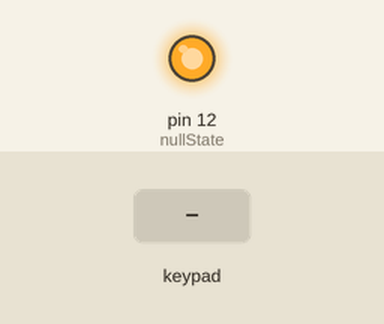
Simulated run of this sketch. Board: Arduino Uno, built with avr-gcc and run on an emulated ATmega328P. On the bench: output pins drawn as LEDs (lit = HIGH). Wiring (inferred from the names in the program): 3×3 keypad with keys 1 2 3 4 5 6 7 8 9 (labels assumed): rows pin 8, pin 7, pin 6; columns pin 9, pin 10, pin 11. Dashed ring = blinking. Inputs (shaded band) come from the test bench. Pins used as bus, display or sensor lines are not drawn.

Above: at 1.2 s.
1.3 s: keypad keys 8 7 6 pressed 0.4 s apart
At 1.38 s:
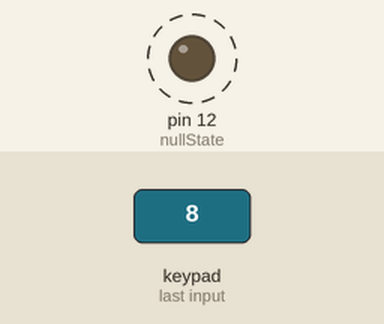
Timing chart, 0 to 4.3 s (numbered marks = the images above; inputs shaded):
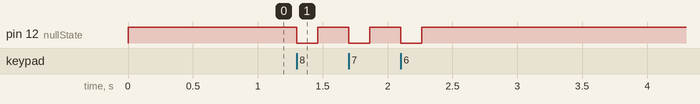

Measured:
- after the input at 1.3 s, pin 12 (nullState): alternates HIGH for 0.24 s and LOW for 0.16 s, 6 changes in all, then stays HIGH, starting at once

The sketch:

main.ino
```cpp
int btnPowerPins[] = {8,7,6};     // pins to power rows of buttons
int btnInputPins[] = {11,10,9};   // pins to revieve input from columns of buttons
int pwrMux[] = {2,3};           // pins to power rows of LEDs
int gndMux[] = {4,5};           // pins to ground columns of LEDs
int nullState = 12;             // pin to write when no leds should be powered

int inputRows = 3;
int inputCols = 3;
int inputGrid[3][3]; // make sure bound are the same as preceeding variables

int ledRows = 4;
int ledCols = 4;

bool hasInput = false;

void setup() {
  for (int i =0; i < (sizeof(btnInputPins)/sizeof(int)); i++){
    pinMode(btnInputPins[i], INPUT_PULLUP);
  }
  for (int i =0; i < (sizeof(btnPowerPins)/sizeof(int)); i++){
    pinMode(btnPowerPins[i], OUTPUT);
  }
  for (int i =0; i < (sizeof(pwrMux)/sizeof(int)); i++){
    pinMode(pwrMux[i], OUTPUT);
  }
  for (int i =0; i < (sizeof(gndMux)/sizeof(int)); i++){
    pinMode(gndMux[i], OUTPUT);
  }
  pinMode(nullState, OUTPUT);
}

void loop() {
  // check inputs
  hasInput = false;
  for (int row = 0; row < inputRows; row++){
    // reset power pins
    digitalWrite(btnPowerPins[0], HIGH);
    digitalWrite(btnPowerPins[1], HIGH);
    digitalWrite(btnPowerPins[2], HIGH);

    // send power to row
    digitalWrite(btnPowerPins[row], LOW);

    // write to input grid
    for (int j = (sizeof(btnInputPins)/sizeof(int))-1; j >= 0; j--){
      //row = row +
      inputGrid[j][row] = digitalRead(btnInputPins[j]);
      if(inputGrid[j][row] == LOW){
        hasInput = true;
      }
    }
  }

  // send outputs
  if(hasInput == true){
    // clear nullState
    digitalWrite(nullState, LOW);

    for(int row = 0; row < ledRows; row++){
      for(int col = 0; col < ledCols; col++){
        // turn off all leds
        //clearLeds();
        if(row-1 != -1 && col-1 != -1){ // check if the button on the top left of the led exists
          if(inputGrid[row-1][col-1] == LOW){ // check if that button is pressed
            ledOn(row, col);
          }
        }
        if(row-1 != -1 && !(col >= inputCols)) { // check if the button on the top right of the led exists
           if(inputGrid[row-1][col] == LOW){ // check if that button is pressed
            ledOn(row, col);
          }
        }
        if(!(row >= inputRows) && col-1 != -1) { // check if the button on the bottom left of the led exists
           if(inputGrid[row][col-1] == LOW){ // check if that button is pressed
            ledOn(row, col);
          }
        }
        if(!(row >= inputRows) && !(col >= inputCols)) { // check if the button on the bottom right of the led exists
           if(inputGrid[row][col] == LOW){ // check if that button is pressed
            ledOn(row, col);
          }
        }
        delay(1);
      }
    }
  } else {
    digitalWrite(nullState, HIGH);
  }
}

void clearLeds(){
  // write 8 to mux
  digitalWrite(pwrMux[0], HIGH);
  digitalWrite(pwrMux[1], HIGH);
  digitalWrite(nullState, HIGH);
}

// turn on led
void ledOn(int row, int col){
    pwrRow(row);
    gndCol(col);
}

// write binary form of row to pwrMux pins
void pwrRow(int row){
  // convert int to bin on pins
  if(row == 0){
    digitalWrite(pwrMux[0], LOW);
    digitalWrite(pwrMux[1], LOW);
  } else if(row == 1){
    digitalWrite(pwrMux[0], HIGH);
    digitalWrite(pwrMux[1], LOW);
  } else if(row == 2){
    digitalWrite(pwrMux[0], LOW);
    digitalWrite(pwrMux[1], HIGH);
  } else if(row == 3){
    digitalWrite(pwrMux[0], HIGH);
    digitalWrite(pwrMux[1], HIGH);
  }
}

// write binary form of col to gndMux pins
void gndCol(int col){
  // convert int to bin on pins
  if(col == 0){
    digitalWrite(gndMux[0], LOW);
    digitalWrite(gndMux[1], LOW);
  } else if(col == 1){
    digitalWrite(gndMux[0], HIGH);
    digitalWrite(gndMux[1], LOW);
  } else if(col == 2){
    digitalWrite(gndMux[0], LOW);
    digitalWrite(gndMux[1], HIGH);
  } else if(col == 3){
    digitalWrite(gndMux[0], HIGH);
    digitalWrite(gndMux[1], HIGH);
  }
}
```
